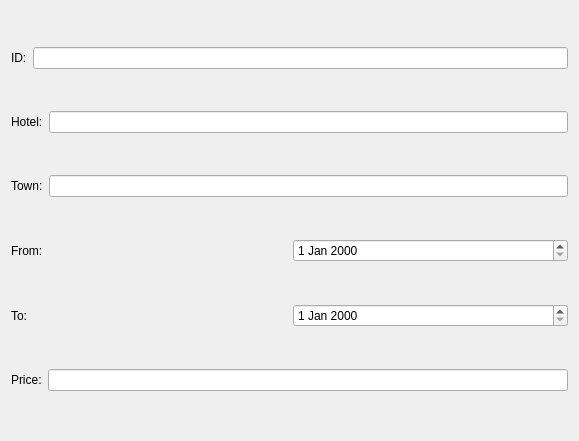
<?xml version="1.0" encoding="UTF-8"?>
<ui version="4.0">
 <class>hotelbookings</class>
 <widget class="QDialog" name="hotelbookings">
  <property name="geometry">
   <rect>
    <x>0</x>
    <y>0</y>
    <width>579</width>
    <height>441</height>
   </rect>
  </property>
  <property name="windowTitle">
   <string>Dialog</string>
  </property>
  <layout class="QGridLayout" name="gridLayout">
   <item row="0" column="0">
    <layout class="QHBoxLayout" name="horizontalLayout">
     <item>
      <widget class="QLabel" name="label">
       <property name="text">
        <string>ID:</string>
       </property>
      </widget>
     </item>
     <item>
      <widget class="QLineEdit" name="lineEditID"/>
     </item>
    </layout>
   </item>
   <item row="1" column="0">
    <layout class="QHBoxLayout" name="horizontalLayout_2">
     <item>
      <widget class="QLabel" name="label_2">
       <property name="text">
        <string>Hotel:</string>
       </property>
      </widget>
     </item>
     <item>
      <widget class="QLineEdit" name="lineEditHotel"/>
     </item>
    </layout>
   </item>
   <item row="2" column="0">
    <layout class="QHBoxLayout" name="horizontalLayout_3">
     <item>
      <widget class="QLabel" name="label_3">
       <property name="text">
        <string>Town:</string>
       </property>
      </widget>
     </item>
     <item>
      <widget class="QLineEdit" name="lineEditTown"/>
     </item>
    </layout>
   </item>
   <item row="3" column="0">
    <layout class="QHBoxLayout" name="horizontalLayout_4">
     <item>
      <widget class="QLabel" name="label_4">
       <property name="text">
        <string>From:</string>
       </property>
      </widget>
     </item>
     <item>
      <widget class="QDateEdit" name="dateEditFromDate"/>
     </item>
    </layout>
   </item>
   <item row="4" column="0">
    <layout class="QHBoxLayout" name="horizontalLayout_5">
     <item>
      <widget class="QLabel" name="label_5">
       <property name="text">
        <string>To:</string>
       </property>
      </widget>
     </item>
     <item>
      <widget class="QDateEdit" name="dateEditToDate"/>
     </item>
    </layout>
   </item>
   <item row="5" column="0">
    <layout class="QHBoxLayout" name="horizontalLayout_6">
     <item>
      <widget class="QLabel" name="label_6">
       <property name="text">
        <string>Price:</string>
       </property>
      </widget>
     </item>
     <item>
      <widget class="QLineEdit" name="lineEditPrice"/>
     </item>
    </layout>
   </item>
  </layout>
 </widget>
 <resources/>
 <connections/>
</ui>
